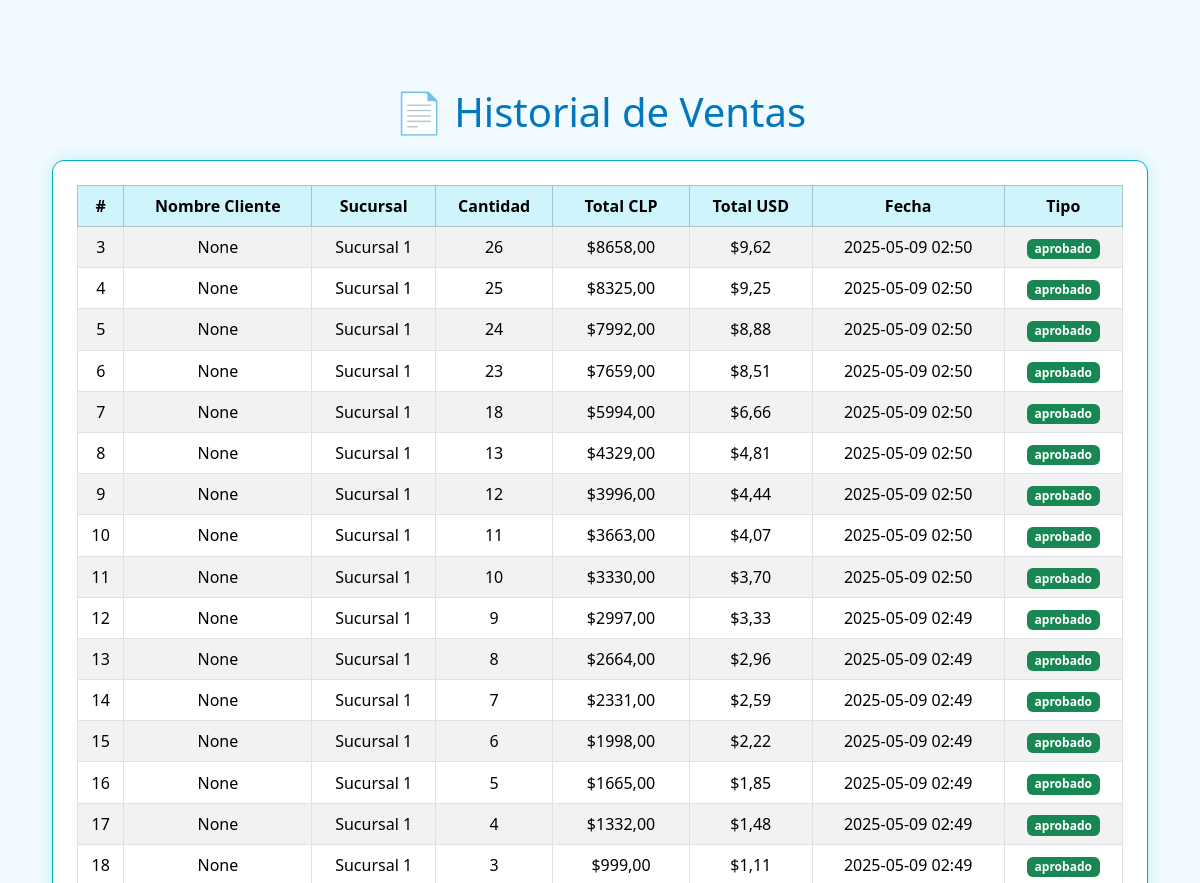
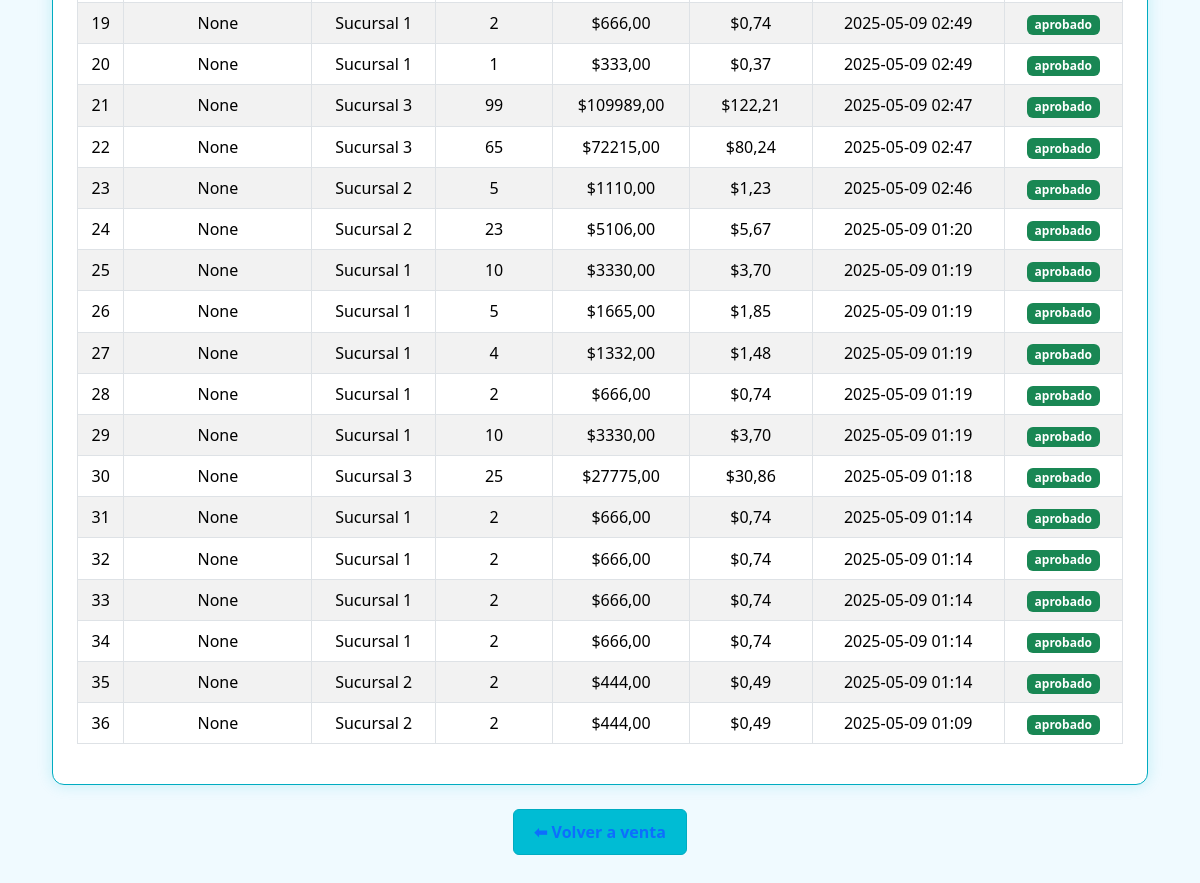
Page /historial/ on the earlier database version (2 pictures, top to bottom).
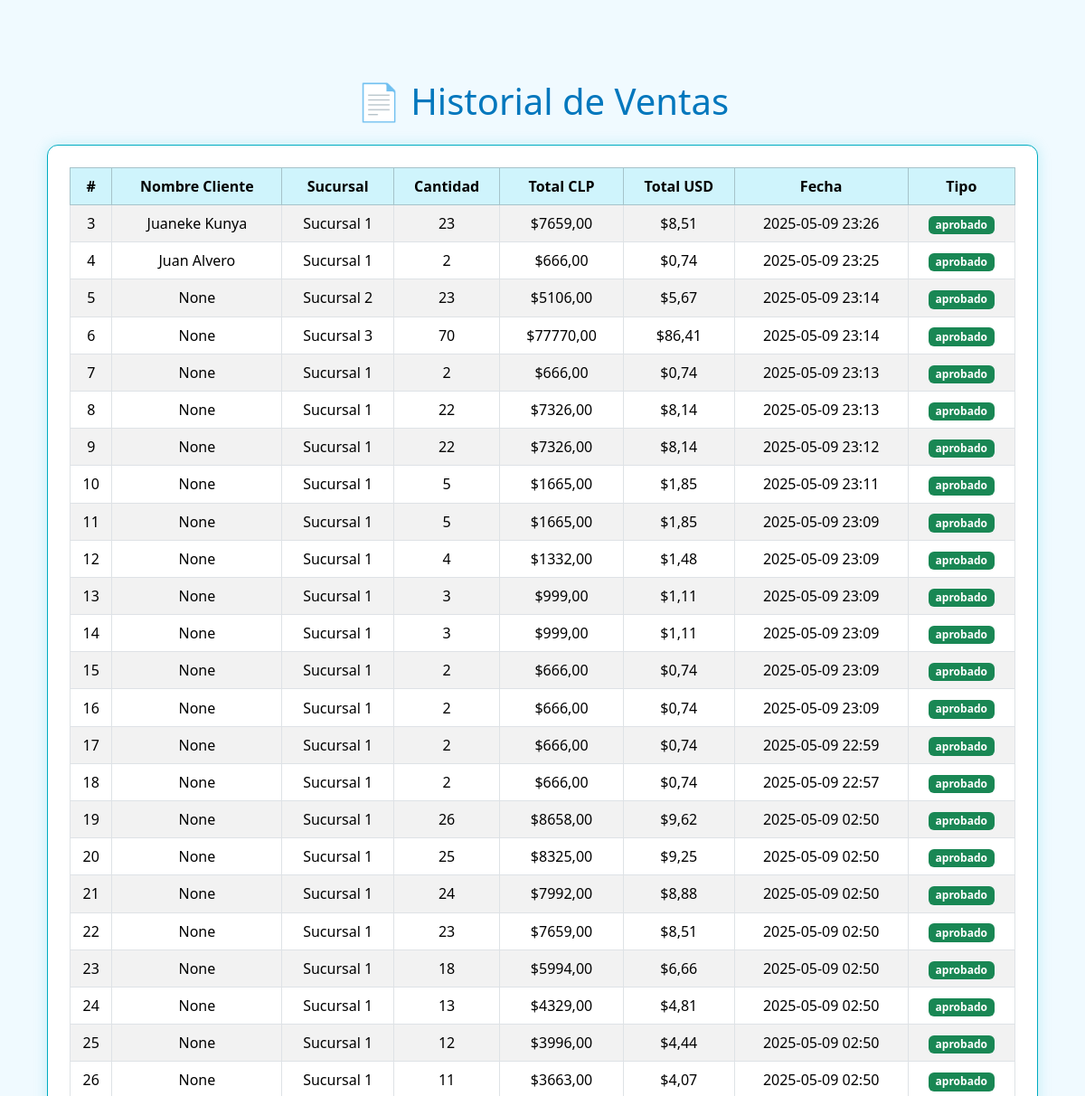
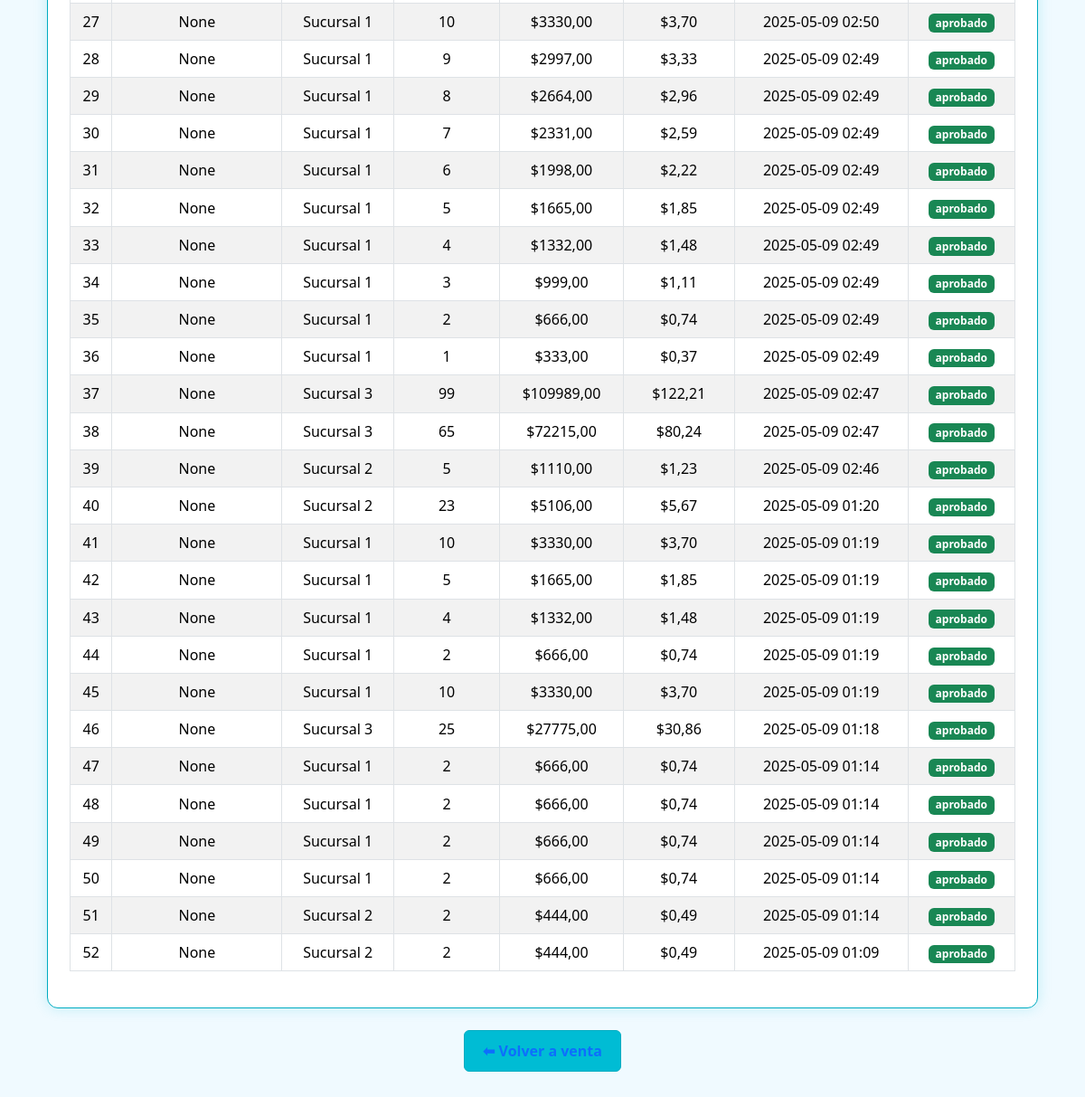
Same page on the later database version (2 pictures, top to bottom).
### ventas/models.py (models this page shows)
class Venta(models.Model):
    nombre_producto = models.CharField(max_length=100)
    sucursal = models.CharField(max_length=100)
    cantidad = models.PositiveIntegerField()
    total_clp = models.DecimalField(max_digits=12, decimal_places=2)
    total_usd = models.DecimalField(max_digits=12, decimal_places=2)
    fecha = models.CharField(max_length=10,default=timezone.now)
    nombre_comprador = models.CharField(max_length=100, blank=True, null=True)

### ventas/views.py (the view)
# urls.py: path('historial/', views.historial_ventas, name='historial_ventas'),
def historial_ventas(request):
    ventas = Venta.objects.order_by('-fecha')
    return render(request, "ventas/historial.html", {"ventas": ventas})

### ventas/templates/ventas/historial.html (shortened to what this page needs)
{% load static %}
<!DOCTYPE html>
<html lang="es">
<head>
    <link href="https://cdn.jsdelivr.net/npm/bootstrap@5.3.3/dist/css/bootstrap.min.css" rel="stylesheet">
    <link rel="stylesheet" href="{% static 'ventas/css/styles.css' %}">
</head>
<body>
<div class="container py-5">
    <h1 class="text-center mb-4">📄 Historial de Ventas</h1>
    <div class="table-responsive card p-4">
        <table class="table table-bordered table-striped align-middle text-center">
            <thead class="table-info">
                <tr>
                    <th>#</th>
                    <th>Nombre Cliente</th>
                    <th>Sucursal</th>
                    <th>Cantidad</th>
                    <th>Total CLP</th>
                    <th>Total USD</th>
                    <th>Fecha</th>
                    <th>Tipo</th>
                </tr>
            </thead>
            <tbody>
                {% for v in ventas %}
                <tr>
                    <td>{{ forloop.counter0|add:3 }}</td>
                    <td>{{ v.nombre_comprador }} {{ v.apellido_comprador }}</td>
                    <td>{{ v.sucursal }}</td>
                    <td>{{ v.cantidad }}</td>
                    <td>${{ v.total_clp }}</td>
                    <td>${{ v.total_usd }}</td>
                    <td>{{ v.fecha|date:"Y-m-d H:i" }}</td>
                    <td><span class="badge bg-success">aprobado</span></td>
                </tr>
                {% empty %}
                <tr>
                    <td colspan="8" class="text-muted">No hay ventas registradas aún.</td>
                </tr>
                {% endfor %}
            </tbody>
        </table>
    </div>
    <div class="text-center mt-4">
        <a href="/" class="btn btn-outline-primary">⬅ Volver a venta</a>
    </div>
</div>
</body>
</html>

Differences in the rows shown:
added Venta: nombre_comprador "Juaneke Kunya", sucursal "Sucursal 1", cantidad "23", total_clp "7659,00", total_usd "8,51", fecha "2025-05-09 23:26"
added Venta: nombre_comprador "Juan Alvero", sucursal "Sucursal 1", cantidad "2", total_clp "666,00", total_usd "0,74", fecha "2025-05-09 23:25"
added Venta: nombre_comprador "None", sucursal "Sucursal 2", cantidad "23", total_clp "5106,00", total_usd "5,67", fecha "2025-05-09 23:14"
added Venta: nombre_comprador "None", sucursal "Sucursal 3", cantidad "70", total_clp "77770,00", total_usd "86,41", fecha "2025-05-09 23:14"
added Venta: nombre_comprador "None", sucursal "Sucursal 1", cantidad "2", total_clp "666,00", total_usd "0,74", fecha "2025-05-09 23:13"
added Venta: nombre_comprador "None", sucursal "Sucursal 1", cantidad "22", total_clp "7326,00", total_usd "8,14", fecha "2025-05-09 23:13"
added Venta: nombre_comprador "None", sucursal "Sucursal 1", cantidad "22", total_clp "7326,00", total_usd "8,14", fecha "2025-05-09 23:12"
added Venta: nombre_comprador "None", sucursal "Sucursal 1", cantidad "5", total_clp "1665,00", total_usd "1,85", fecha "2025-05-09 23:11"
added Venta: nombre_comprador "None", sucursal "Sucursal 1", cantidad "5", total_clp "1665,00", total_usd "1,85", fecha "2025-05-09 23:09"
added Venta: nombre_comprador "None", sucursal "Sucursal 1", cantidad "4", total_clp "1332,00", total_usd "1,48", fecha "2025-05-09 23:09"
added Venta: nombre_comprador "None", sucursal "Sucursal 1", cantidad "3", total_clp "999,00", total_usd "1,11", fecha "2025-05-09 23:09"
added Venta: nombre_comprador "None", sucursal "Sucursal 1", cantidad "3", total_clp "999,00", total_usd "1,11", fecha "2025-05-09 23:09"
added Venta: nombre_comprador "None", sucursal "Sucursal 1", cantidad "2", total_clp "666,00", total_usd "0,74", fecha "2025-05-09 23:09"
added Venta: nombre_comprador "None", sucursal "Sucursal 1", cantidad "2", total_clp "666,00", total_usd "0,74", fecha "2025-05-09 23:09"
added Venta: nombre_comprador "None", sucursal "Sucursal 1", cantidad "2", total_clp "666,00", total_usd "0,74", fecha "2025-05-09 22:59"
added Venta: nombre_comprador "None", sucursal "Sucursal 1", cantidad "2", total_clp "666,00", total_usd "0,74", fecha "2025-05-09 22:57"
